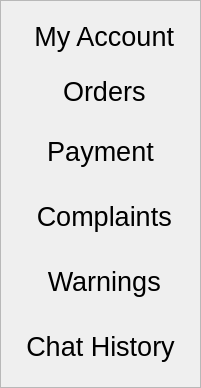
           <widget class="QFrame" name="frame_23">
            <property name="sizePolicy">
             <sizepolicy hsizetype="Maximum" vsizetype="Preferred">
              <horstretch>0</horstretch>
              <verstretch>0</verstretch>
             </sizepolicy>
            </property>
            <property name="frameShape">
             <enum>QFrame::StyledPanel</enum>
            </property>
            <property name="frameShadow">
             <enum>QFrame::Raised</enum>
            </property>
            <layout class="QGridLayout" name="gridLayout_32">
             <item row="0" column="0">
              <widget class="QFrame" name="frame_48">
               <property name="frameShape">
                <enum>QFrame::NoFrame</enum>
               </property>
               <property name="frameShadow">
                <enum>QFrame::Raised</enum>
               </property>
               <layout class="QVBoxLayout" name="verticalLayout_23">
                <item>
                 <widget class="QPushButton" name="profileMyAccountButton">
                  <property name="styleSheet">
                   <string notr="true">QPushButton{

font-size: 20pt;
border: none;
line-height: 30%;

}
QPushButton:hover{
color: ffffff;	
background-color: #6fa068;
border: none;
border-bottom: 2px solid rgb(116, 153,82);
border-right: 2px solid rgb(116, 153,82);
border-left: 2px solid rgb(116, 153,82);
}

QPushButton:pressed{
color: #ffffff;	
background-color: #4a6b46;
border: none;
border-bottom: 3px solid rgb(116, 153,82);
border-right: 1px solid rgb(116, 153,82);
border-left: 2px solid rgb(116, 153,82);
}


</string>
                  </property>
                  <property name="text">
                   <string> My Account</string>
                  </property>
                  <property name="icon">
                   <iconset>
                    <normaloff>user.png</normaloff>user.png</iconset>
                  </property>
                  <property name="iconSize">
                   <size>
                    <width>30</width>
                    <height>30</height>
                   </size>
                  </property>
                 </widget>
                </item>
               </layout>
              </widget>
             </item>
             <item row="2" column="0">
              <widget class="QFrame" name="frame_46">
               <property name="styleSheet">
                <string notr="true"/>
               </property>
               <property name="frameShape">
                <enum>QFrame::NoFrame</enum>
               </property>
               <property name="frameShadow">
                <enum>QFrame::Raised</enum>
               </property>
               <layout class="QVBoxLayout" name="verticalLayout_31">
                <item>
                 <widget class="QPushButton" name="profilePaymentButton">
                  <property name="styleSheet">
                   <string notr="true">QPushButton{

font-size: 20pt;
border: none;
line-height: 30%;
padding: 5px;

}

QPushButton:hover{
color: ffffff;	
background-color: #6fa068;
border: none;
border-bottom: 2px solid rgb(116, 153,82);
border-right: 2px solid rgb(116, 153,82);
border-left: 2px solid rgb(116, 153,82);
}

QPushButton:pressed{
color: #ffffff;	
background-color: #4a6b46;
border: none;
border-bottom: 3px solid rgb(116, 153,82);
border-right: 1px solid rgb(116, 153,82);
border-left: 2px solid rgb(116, 153,82);
}


</string>
                  </property>
                  <property name="text">
                   <string> Payment </string>
                  </property>
                  <property name="icon">
                   <iconset>
                    <normaloff>credit-card.png</normaloff>credit-card.png</iconset>
                  </property>
                  <property name="iconSize">
                   <size>
                    <width>30</width>
                    <height>30</height>
                   </size>
                  </property>
                 </widget>
                </item>
               </layout>
              </widget>
             </item>
             <item row="1" column="0">
              <widget class="QFrame" name="frame_25">
               <property name="styleSheet">
                <string notr="true"/>
               </property>
               <property name="frameShape">
                <enum>QFrame::NoFrame</enum>
               </property>
               <property name="frameShadow">
                <enum>QFrame::Raised</enum>
               </property>
               <layout class="QVBoxLayout" name="verticalLayout_28">
                <item>
                 <widget class="QPushButton" name="profileOrdersButton">
                  <property name="sizePolicy">
                   <sizepolicy hsizetype="Minimum" vsizetype="Maximum">
                    <horstretch>0</horstretch>
                    <verstretch>0</verstretch>
                   </sizepolicy>
                  </property>
                  <property name="autoFillBackground">
                   <bool>false</bool>
                  </property>
                  <property name="styleSheet">
                   <string notr="true">QPushButton{

font-size: 20pt;
border: none;
line-height: 30%;

}
QPushButton:hover{
color: ffffff;	
background-color: #6fa068;
border: none;
border-bottom: 2px solid rgb(116, 153,82);
border-right: 2px solid rgb(116, 153,82);
border-left: 2px solid rgb(116, 153,82);
}

QPushButton:pressed{
color: #ffffff;	
background-color: #4a6b46;
border: none;
border-bottom: 3px solid rgb(116, 153,82);
border-right: 1px solid rgb(116, 153,82);
border-left: 2px solid rgb(116, 153,82);
}


</string>
                  </property>
                  <property name="text">
                   <string> Orders</string>
                  </property>
                  <property name="icon">
                   <iconset>
                    <normaloff>sent.png</normaloff>sent.png</iconset>
                  </property>
                  <property name="iconSize">
                   <size>
                    <width>30</width>
                    <height>30</height>
                   </size>
                  </property>
                  <property name="shortcut">
                   <string/>
                  </property>
                 </widget>
                </item>
               </layout>
              </widget>
             </item>
             <item row="5" column="0">
              <widget class="QFrame" name="frame_51">
               <property name="frameShape">
                <enum>QFrame::NoFrame</enum>
               </property>
               <property name="frameShadow">
                <enum>QFrame::Raised</enum>
               </property>
               <layout class="QVBoxLayout" name="verticalLayout_16">
                <item>
                 <widget class="QPushButton" name="chatHistoryButton">
                  <property name="styleSheet">
                   <string notr="true">QPushButton{

font-size: 20pt;
border: none;
line-height: 30%;
padding: 5px;

}

QPushButton:hover{
color: ffffff;	
background-color: #6fa068;
border: none;
border-bottom: 2px solid rgb(116, 153,82);
border-right: 2px solid rgb(116, 153,82);
border-left: 2px solid rgb(116, 153,82);
}

QPushButton:pressed{
color: #ffffff;	
background-color: #4a6b46;
border: none;
border-bottom: 3px solid rgb(116, 153,82);
border-right: 1px solid rgb(116, 153,82);
border-left: 2px solid rgb(116, 153,82);
}


</string>
                  </property>
                  <property name="text">
                   <string>Chat History</string>
                  </property>
                  <property name="icon">
                   <iconset>
                    <normaloff>Downloads/chat.png</normaloff>Downloads/chat.png</iconset>
                  </property>
                  <property name="iconSize">
                   <size>
                    <width>30</width>
                    <height>30</height>
                   </size>
                  </property>
                 </widget>
                </item>
               </layout>
              </widget>
             </item>
             <item row="4" column="0">
              <widget class="QFrame" name="frame_24">
               <property name="styleSheet">
                <string notr="true"/>
               </property>
               <property name="frameShape">
                <enum>QFrame::NoFrame</enum>
               </property>
               <property name="frameShadow">
                <enum>QFrame::Raised</enum>
               </property>
               <layout class="QVBoxLayout" name="verticalLayout_32">
                <item>
                 <widget class="QPushButton" name="profileWarningsButton">
                  <property name="styleSheet">
                   <string notr="true">QPushButton{

font-size: 20pt;
border: none;
line-height: 30%;
padding: 5px;

}

QPushButton:hover{
color: ffffff;	
background-color: #6fa068;
border: none;
border-bottom: 2px solid rgb(116, 153,82);
border-right: 2px solid rgb(116, 153,82);
border-left: 2px solid rgb(116, 153,82);
}

QPushButton:pressed{
color: #ffffff;	
background-color: #4a6b46;
border: none;
border-bottom: 3px solid rgb(116, 153,82);
border-right: 1px solid rgb(116, 153,82);
border-left: 2px solid rgb(116, 153,82);
}


</string>
                  </property>
                  <property name="text">
                   <string> Warnings</string>
                  </property>
                  <property name="icon">
                   <iconset>
                    <normaloff>warning.png</normaloff>warning.png</iconset>
                  </property>
                  <property name="iconSize">
                   <size>
                    <width>30</width>
                    <height>30</height>
                   </size>
                  </property>
                 </widget>
                </item>
               </layout>
              </widget>
             </item>
             <item row="3" column="0">
              <widget class="QFrame" name="frame_22">
               <property name="styleSheet">
                <string notr="true"/>
               </property>
               <property name="frameShape">
                <enum>QFrame::NoFrame</enum>
               </property>
               <property name="frameShadow">
                <enum>QFrame::Raised</enum>
               </property>
               <layout class="QVBoxLayout" name="verticalLayout_33">
                <item>
                 <widget class="QPushButton" name="profileComplaintsButton">
                  <property name="styleSheet">
                   <string notr="true">QPushButton{

font-size: 20pt;
border: none;
line-height: 30%;
padding: 5px;

}

QPushButton:hover{
color: ffffff;	
background-color: #6fa068;
border: none;
border-bottom: 2px solid rgb(116, 153,82);
border-right: 2px solid rgb(116, 153,82);
border-left: 2px solid rgb(116, 153,82);
}

QPushButton:pressed{
color: #ffffff;	
background-color: #4a6b46;
border: none;
border-bottom: 3px solid rgb(116, 153,82);
border-right: 1px solid rgb(116, 153,82);
border-left: 2px solid rgb(116, 153,82);
}


</string>
                  </property>
                  <property name="text">
                   <string> Complaints</string>
                  </property>
                  <property name="icon">
                   <iconset>
                    <normaloff>bad-review.png</normaloff>bad-review.png</iconset>
                  </property>
                  <property name="iconSize">
                   <size>
                    <width>30</width>
                    <height>30</height>
                   </size>
                  </property>
                 </widget>
                </item>
               </layout>
              </widget>
             </item>
            </layout>
           </widget>
